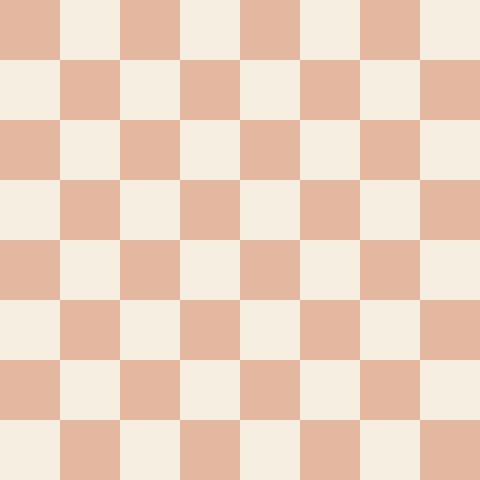
Frame 1 (no input)
Frame 60 (the mouse pressed at the canvas centre just before this capture): identical to frame 1, image omitted
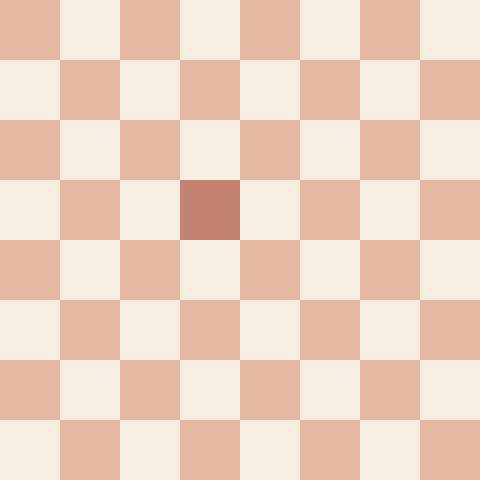
Frame 120 (the mouse held since frame 60 and released just before this capture)

The Processing sketch that drew these frames (run headless with seeded random() and noise(); from frame 60 on, the mouse is pressed at the canvas centre):

// Processing sketch: checkerboard
// ── checkerboard.pde
// Checkerboard by Nicole Ajoy

int cols, rows;
boolean xBound, yBound;
int squareSize;

void setup() {
  size(480, 480);
  background(#F6EEE0);
  noStroke();
  
  // Initialize glboal variables
  cols = 8; rows = 8;
  xBound = false; yBound = false;
  squareSize = width / cols;
}
 
void draw() {
  background(#F6EEE0);
  for (int c = 0; c < cols; c++) {
    for (int r = 0; r < rows; r++) {
      // Square's upper left corner points at (x, y)
      int x = c * squareSize;
      int y = r * squareSize;
      
      // Will need to calculate if the cursor is within a square
      // Remember, x and y represent the upper left corner of a square
      // The low bound is where x or y are, the high bound is x+squareWidth OR y+squareHeight
      xBound = x < mouseX && mouseX <= x + squareSize;
      yBound = y < mouseY && mouseY <= y + squareSize;
      
      // Change fill color depending on if the cursor is hovering over a grid
      if (xBound && yBound) {
        fill(#C38370);
      }
      // Checkerboard: Fill in square colors for every other position
      else if ((c+r) % 2 != 0) { 
        fill(#F6EEE0);
      }
      else {
        fill(#E4B7A0);
      }
      
      // Draw square
      square(x, y, squareSize);
    }
  }
}
